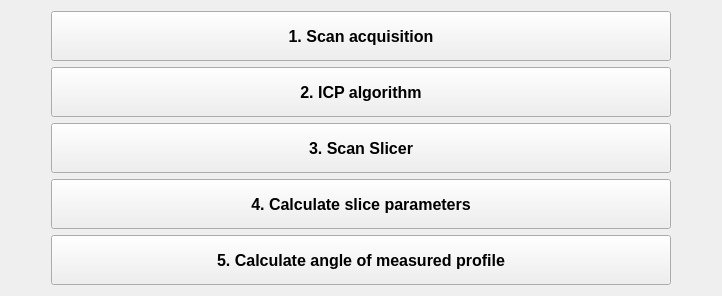
      <widget class="QWidget" name="MB_mainPage">
       <property name="sizePolicy">
        <sizepolicy hsizetype="Preferred" vsizetype="Preferred">
         <horstretch>0</horstretch>
         <verstretch>0</verstretch>
        </sizepolicy>
       </property>
       <property name="styleSheet">
        <string notr="true"/>
       </property>
       <layout class="QHBoxLayout" name="horizontalLayout_4">
        <item>
         <layout class="QHBoxLayout" name="horizontalLayout_3">
          <item>
           <layout class="QVBoxLayout" name="verticalLayout_5">
            <item>
             <layout class="QHBoxLayout" name="horizontalLayout_21">
              <item>
               <spacer name="horizontalSpacer_11">
                <property name="orientation">
                 <enum>Qt::Horizontal</enum>
                </property>
                <property name="sizeType">
                 <enum>QSizePolicy::Expanding</enum>
                </property>
                <property name="sizeHint" stdset="0">
                 <size>
                  <width>40</width>
                  <height>20</height>
                 </size>
                </property>
               </spacer>
              </item>
              <item>
               <widget class="QPushButton" name="Case1Button">
                <property name="sizePolicy">
                 <sizepolicy hsizetype="Expanding" vsizetype="Expanding">
                  <horstretch>0</horstretch>
                  <verstretch>0</verstretch>
                 </sizepolicy>
                </property>
                <property name="minimumSize">
                 <size>
                  <width>620</width>
                  <height>50</height>
                 </size>
                </property>
                <property name="font">
                 <font>
                  <family>Segoe UI</family>
                  <pointsize>12</pointsize>
                  <weight>75</weight>
                  <bold>true</bold>
                 </font>
                </property>
                <property name="styleSheet">
                 <string notr="true">#Case1Button:hover{
	background-color: #ff38cd;
	font-size: 20px;
}

#Case1Button:pressed{
	background-color: #e51983;
}</string>
                </property>
                <property name="text">
                 <string>1. Scan acquisition</string>
                </property>
               </widget>
              </item>
              <item>
               <spacer name="horizontalSpacer_12">
                <property name="orientation">
                 <enum>Qt::Horizontal</enum>
                </property>
                <property name="sizeHint" stdset="0">
                 <size>
                  <width>40</width>
                  <height>20</height>
                 </size>
                </property>
               </spacer>
              </item>
             </layout>
            </item>
            <item>
             <layout class="QHBoxLayout" name="horizontalLayout_23">
              <item>
               <spacer name="horizontalSpacer_13">
                <property name="orientation">
                 <enum>Qt::Horizontal</enum>
                </property>
                <property name="sizeType">
                 <enum>QSizePolicy::Expanding</enum>
                </property>
                <property name="sizeHint" stdset="0">
                 <size>
                  <width>40</width>
                  <height>20</height>
                 </size>
                </property>
               </spacer>
              </item>
              <item>
               <widget class="QPushButton" name="Case2Button">
                <property name="sizePolicy">
                 <sizepolicy hsizetype="Expanding" vsizetype="Expanding">
                  <horstretch>0</horstretch>
                  <verstretch>0</verstretch>
                 </sizepolicy>
                </property>
                <property name="minimumSize">
                 <size>
                  <width>620</width>
                  <height>50</height>
                 </size>
                </property>
                <property name="font">
                 <font>
                  <family>Segoe UI</family>
                  <pointsize>12</pointsize>
                  <weight>75</weight>
                  <bold>true</bold>
                 </font>
                </property>
                <property name="styleSheet">
                 <string notr="true">#Case2Button:hover{
	background-color: #ff38cd;
	font-size: 20px;
}

#Case2Button:pressed{
	background-color: #e51983;
}</string>
                </property>
                <property name="text">
                 <string>2. ICP algorithm</string>
                </property>
               </widget>
              </item>
              <item>
               <spacer name="horizontalSpacer_14">
                <property name="orientation">
                 <enum>Qt::Horizontal</enum>
                </property>
                <property name="sizeHint" stdset="0">
                 <size>
                  <width>40</width>
                  <height>20</height>
                 </size>
                </property>
               </spacer>
              </item>
             </layout>
            </item>
            <item>
             <layout class="QHBoxLayout" name="horizontalLayout_24">
              <item>
               <spacer name="horizontalSpacer_17">
                <property name="orientation">
                 <enum>Qt::Horizontal</enum>
                </property>
                <property name="sizeType">
                 <enum>QSizePolicy::Expanding</enum>
                </property>
                <property name="sizeHint" stdset="0">
                 <size>
                  <width>40</width>
                  <height>20</height>
                 </size>
                </property>
               </spacer>
              </item>
              <item>
               <widget class="QPushButton" name="Case3Button">
                <property name="sizePolicy">
                 <sizepolicy hsizetype="Expanding" vsizetype="Expanding">
                  <horstretch>0</horstretch>
                  <verstretch>0</verstretch>
                 </sizepolicy>
                </property>
                <property name="minimumSize">
                 <size>
                  <width>620</width>
                  <height>50</height>
                 </size>
                </property>
                <property name="font">
                 <font>
                  <family>Segoe UI</family>
                  <pointsize>12</pointsize>
                  <weight>75</weight>
                  <bold>true</bold>
                 </font>
                </property>
                <property name="styleSheet">
                 <string notr="true">#Case3Button:hover{
	background-color: #ff38cd;
	font-size: 20px;
}

#Case3Button:pressed{
	background-color: #e51983;
}</string>
                </property>
                <property name="text">
                 <string>3. Scan Slicer</string>
                </property>
               </widget>
              </item>
              <item>
               <spacer name="horizontalSpacer_18">
                <property name="orientation">
                 <enum>Qt::Horizontal</enum>
                </property>
                <property name="sizeHint" stdset="0">
                 <size>
                  <width>40</width>
                  <height>20</height>
                 </size>
                </property>
               </spacer>
              </item>
             </layout>
            </item>
            <item>
             <layout class="QHBoxLayout" name="horizontalLayout_22">
              <item>
               <spacer name="horizontalSpacer_15">
                <property name="orientation">
                 <enum>Qt::Horizontal</enum>
                </property>
                <property name="sizeType">
                 <enum>QSizePolicy::Expanding</enum>
                </property>
                <property name="sizeHint" stdset="0">
                 <size>
                  <width>40</width>
                  <height>20</height>
                 </size>
                </property>
               </spacer>
              </item>
              <item>
               <widget class="QPushButton" name="Case4Button">
                <property name="sizePolicy">
                 <sizepolicy hsizetype="Expanding" vsizetype="Expanding">
                  <horstretch>0</horstretch>
                  <verstretch>0</verstretch>
                 </sizepolicy>
                </property>
                <property name="minimumSize">
                 <size>
                  <width>620</width>
                  <height>50</height>
                 </size>
                </property>
                <property name="font">
                 <font>
                  <family>Segoe UI</family>
                  <pointsize>12</pointsize>
                  <weight>75</weight>
                  <bold>true</bold>
                 </font>
                </property>
                <property name="styleSheet">
                 <string notr="true">#Case4Button:hover{
	background-color: #ff38cd;
	font-size: 20px;
}

#Case4Button:pressed{
	background-color: #e51983;
}</string>
                </property>
                <property name="text">
                 <string>4. Calculate slice parameters</string>
                </property>
               </widget>
              </item>
              <item>
               <spacer name="horizontalSpacer_16">
                <property name="orientation">
                 <enum>Qt::Horizontal</enum>
                </property>
                <property name="sizeHint" stdset="0">
                 <size>
                  <width>40</width>
                  <height>20</height>
                 </size>
                </property>
               </spacer>
              </item>
             </layout>
            </item>
            <item>
             <layout class="QHBoxLayout" name="horizontalLayout_25">
              <item>
               <spacer name="horizontalSpacer_19">
                <property name="orientation">
                 <enum>Qt::Horizontal</enum>
                </property>
                <property name="sizeType">
                 <enum>QSizePolicy::Expanding</enum>
                </property>
                <property name="sizeHint" stdset="0">
                 <size>
                  <width>40</width>
                  <height>20</height>
                 </size>
                </property>
               </spacer>
              </item>
              <item>
               <widget class="QPushButton" name="Case5Button">
                <property name="sizePolicy">
                 <sizepolicy hsizetype="Expanding" vsizetype="Expanding">
                  <horstretch>0</horstretch>
                  <verstretch>0</verstretch>
                 </sizepolicy>
                </property>
                <property name="minimumSize">
                 <size>
                  <width>620</width>
                  <height>50</height>
                 </size>
                </property>
                <property name="font">
                 <font>
                  <family>Segoe UI</family>
                  <pointsize>12</pointsize>
                  <weight>75</weight>
                  <bold>true</bold>
                 </font>
                </property>
                <property name="styleSheet">
                 <string notr="true">#Case5Button:hover{
	background-color: #ff38cd;
	font-size: 20px;
}

#Case5Button:pressed{
	background-color: #e51983;
}</string>
                </property>
                <property name="text">
                 <string>5. Calculate angle of measured profile</string>
                </property>
               </widget>
              </item>
              <item>
               <spacer name="horizontalSpacer_20">
                <property name="orientation">
                 <enum>Qt::Horizontal</enum>
                </property>
                <property name="sizeHint" stdset="0">
                 <size>
                  <width>40</width>
                  <height>20</height>
                 </size>
                </property>
               </spacer>
              </item>
             </layout>
            </item>
           </layout>
          </item>
         </layout>
        </item>
       </layout>
      </widget>
